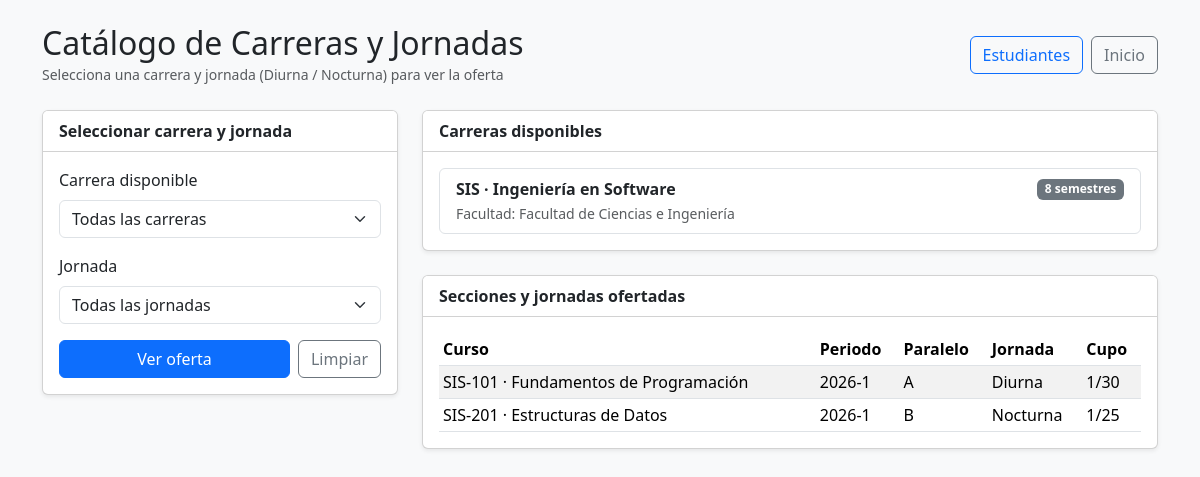
Screenshot of /catalogo/ with the database file from the repository.
### academico/models.py (models this page shows, shortened)
class Carrera(ModeloBase):
    facultad = models.ForeignKey(Facultad, on_delete=models.PROTECT, related_name="carreras")   # 1:N
    codigo = models.CharField("Código", max_length=10, unique=True)   # Ej: SIS
    nombre = models.CharField(max_length=150)
    duracion_semestres = models.PositiveSmallIntegerField("Duración (semestres)", default=8)
    class Meta:
        verbose_name = "Carrera"
        verbose_name_plural = "Carreras"
        ordering = ["nombre"]
    def __str__(self):
        return self.nombre

class Facultad(ModeloBase):
    universidad = models.ForeignKey(Universidad, on_delete=models.PROTECT, related_name="facultades")   # 1:N
    nombre = models.CharField(max_length=150)
    decano = models.CharField(max_length=150, blank=True)
    class Meta:
        verbose_name = "Facultad"
        verbose_name_plural = "Facultades"
        ordering = ["nombre"]
        constraints = [   # el mismo nombre puede existir en otra universidad, pero no dos veces en la misma
            models.UniqueConstraint(fields=["universidad", "nombre"], name="facultad_unica_por_universidad"),
        ]

class Seccion(ModeloBase):
    curso = models.ForeignKey(Curso, on_delete=models.PROTECT, related_name="secciones")
    periodo = models.ForeignKey(Periodo, on_delete=models.PROTECT, related_name="secciones")
    profesor = models.ForeignKey(Profesor, on_delete=models.PROTECT, related_name="secciones")
    paralelo = models.CharField(max_length=2, default="A")            # A, B, C...
    jornada = models.CharField(max_length=10, choices=Jornada.choices, default=Jornada.DIURNA)
    cupo = models.PositiveSmallIntegerField(default=30)
    estudiantes = models.ManyToManyField("Estudiante", through="Matricula", related_name="secciones")
    class Meta:
        verbose_name = "Sección"
        verbose_name_plural = "Secciones"
        ordering = ["periodo", "curso", "paralelo"]
        constraints = [
            models.UniqueConstraint(fields=["curso", "periodo", "paralelo", "jornada"], name="seccion_unica"),
        ]
    @property
    def inscritos(self):
        return self.matriculas.count()

class Curso(ModeloBase):                                              # la asignatura (materia)
    carrera = models.ForeignKey(Carrera, on_delete=models.PROTECT, related_name="cursos")      # 1:N
    semestre = models.ForeignKey(Semestre, on_delete=models.PROTECT, related_name="cursos")    # 1:N
    codigo = models.CharField("Código", max_length=12, unique=True)  # Ej: SIS-101
    nombre = models.CharField(max_length=150)
    creditos = models.PositiveSmallIntegerField("Créditos", default=3)
    class Meta:
        verbose_name = "Curso"
        verbose_name_plural = "Cursos"
        ordering = ["carrera", "semestre__numero", "nombre"]
    def __str__(self):
        return f"{self.codigo} · {self.nombre}"

class Periodo(ModeloBase):
    nombre = models.CharField(max_length=20, unique=True)             # Ej: 2026-1
    fecha_inicio = models.DateField("Fecha de inicio")
    fecha_fin = models.DateField("Fecha de fin")
    activo = models.BooleanField(default=False)                       # el periodo en el que se matricula
    class Meta:
        verbose_name = "Periodo"
        verbose_name_plural = "Periodos"
        ordering = ["-fecha_inicio"]                                  # el más reciente primero
    def __str__(self):
        return self.nombre

### academico/views.py (the view, shortened to what this page needs)
# urls.py: path("catalogo/", views.catalogo , name="catalogo"),
def catalogo(request):
    form = CatalogoForm(request.GET or None)
    carreras = Carrera.objects.select_related("facultad").prefetch_related("cursos__semestre")
    secciones = Seccion.objects.select_related("curso__carrera", "curso__semestre", "periodo", "profesor")
    carrera_seleccionada = None
    jornada_seleccionada = ""
    contexto = {
        "form": form,
        "carreras": carreras,
        "secciones": secciones,
        "carrera_seleccionada": carrera_seleccionada,
        "jornada_seleccionada": jornada_seleccionada,
    }
    return render(request, "academico/catalogo.html", contexto)

### academico/forms.py
class CatalogoForm(forms.Form):
    carrera = forms.ModelChoiceField(
        queryset=Carrera.objects.select_related("facultad").all(),
        required=False,
        empty_label="Todas las carreras",
        label="Carrera disponible",
        widget=forms.Select(attrs={"class": "form-select"}),
    )
    jornada = forms.ChoiceField(
        choices=[("", "Todas las jornadas")] + list(Jornada.choices),
        required=False,
        label="Jornada",
        widget=forms.Select(attrs={"class": "form-select"}),
    )

### academico/templates/academico/catalogo.html (shortened to what this page needs)
<!DOCTYPE html>
<html lang="es-ec">
<head>
    <link href="https://cdn.jsdelivr.net/npm/bootstrap@5.3.3/dist/css/bootstrap.min.css" rel="stylesheet">
</head>
<body class="bg-light">
    <div class="container py-4">
        <div class="d-flex justify-content-between align-items-center mb-4">
            <div>
                <h1 class="h2 mb-0">Catálogo de Carreras y Jornadas</h1>
                <small class="text-muted">Selecciona una carrera y jornada (Diurna / Nocturna) para ver la oferta</small>
            </div>
            <div class="d-flex gap-2">
                <a href="{% url 'academico:estudiantes' %}" class="btn btn-outline-primary">Estudiantes</a>
                <a href="{% url 'academico:inicio' %}" class="btn btn-outline-secondary">Inicio</a>
            </div>
        </div>
        <div class="row g-4">
            <div class="col-md-4">
                <div class="card shadow-sm">
                    <div class="card-header bg-white fw-semibold">Seleccionar carrera y jornada</div>
                    <div class="card-body">
                        <form method="get">
                            {% for field in form %}
                                <div class="mb-3">
                                    <label for="{{ field.id_for_label }}" class="form-label">{{ field.label }}</label>
                                    {{ field }}
                                </div>
                            {% endfor %}
                            <div class="d-flex gap-2">
                                <button type="submit" class="btn btn-primary w-100">Ver oferta</button>
                                <a href="{% url 'academico:catalogo' %}" class="btn btn-outline-secondary">Limpiar</a>
                            </div>
                        </form>
                    </div>
                </div>
            </div>
            <div class="col-md-8">
                <div class="card shadow-sm mb-4">
                    <div class="card-header bg-white fw-semibold">Carreras disponibles</div>
                    <div class="card-body">
                        {% if carreras %}
                            <div class="list-group">
                                {% for c in carreras %}
                                    <div class="list-group-item">
                                        <div class="d-flex justify-content-between align-items-center">
                                            <strong>{{ c.codigo }} · {{ c.nombre }}</strong>
                                            <span class="badge bg-secondary">{{ c.duracion_semestres }} semestres</span>
                                        </div>
                                        <small class="text-muted">Facultad: {{ c.facultad.nombre }}</small>
                                    </div>
                                {% endfor %}
                            </div>
                        {% else %}
                            <p class="text-muted mb-0">No hay carreras registradas todavía.</p>
                        {% endif %}
                    </div>
                </div>
                <div class="card shadow-sm">
                    <div class="card-header bg-white fw-semibold">Secciones y jornadas ofertadas</div>
                    <div class="card-body">
                        {% if secciones %}
                            <div class="table-responsive">
                                <table class="table table-sm table-striped align-middle mb-0">
                                    <thead>
                                        <tr>
                                            <th>Curso</th>
                                            <th>Periodo</th>
                                            <th>Paralelo</th>
                                            <th>Jornada</th>
                                            <th>Cupo</th>
                                        </tr>
                                    </thead>
                                    <tbody>
                                        {% for s in secciones %}
                                            <tr>
                                                <td>{{ s.curso }}</td>
                                                <td>{{ s.periodo }}</td>
                                                <td>{{ s.paralelo }}</td>
                                                <td>{{ s.get_jornada_display }}</td>
                                                <td>{{ s.inscritos }}/{{ s.cupo }}</td>
                                            </tr>
                                        {% endfor %}
                                    </tbody>
                                </table>
                            </div>
                        {% else %}
                            <p class="text-muted mb-0">No hay secciones para el filtro seleccionado.</p>
                        {% endif %}
                    </div>
                </div>
            </div>
        </div>
    </div>
</body>
</html>

### rows the page displays
Carrera: codigo "SIS", nombre "Ingeniería en Software", duracion_semestres "8", facultad.nombre "Facultad de Ciencias e Ingeniería"
Seccion: curso "SIS-101 · Fundamentos de Programación", periodo "2026-1", paralelo "A", jornada "Diurna", inscritos "1", cupo "30"
Seccion: curso "SIS-201 · Estructuras de Datos", periodo "2026-1", paralelo "B", jornada "Nocturna", inscritos "1", cupo "25"

### other values shown
{{ field.label }} "Carrera disponible" "Jornada"
